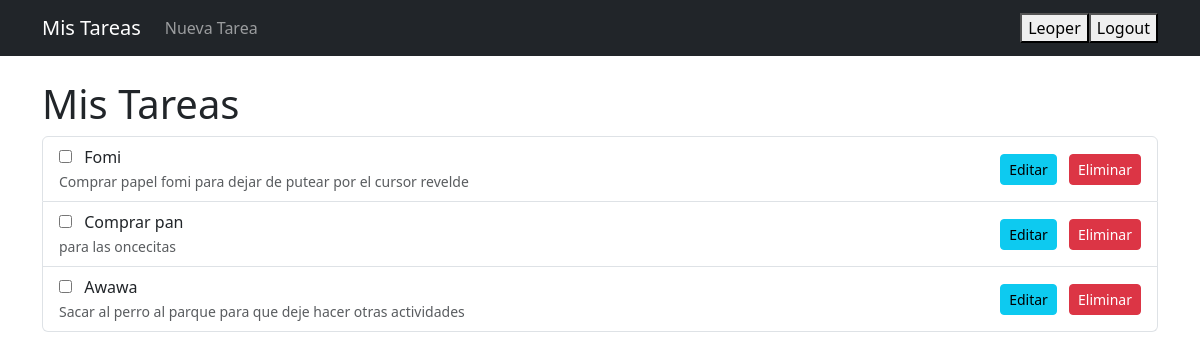
The app's page /todos/ (signed in), older data.
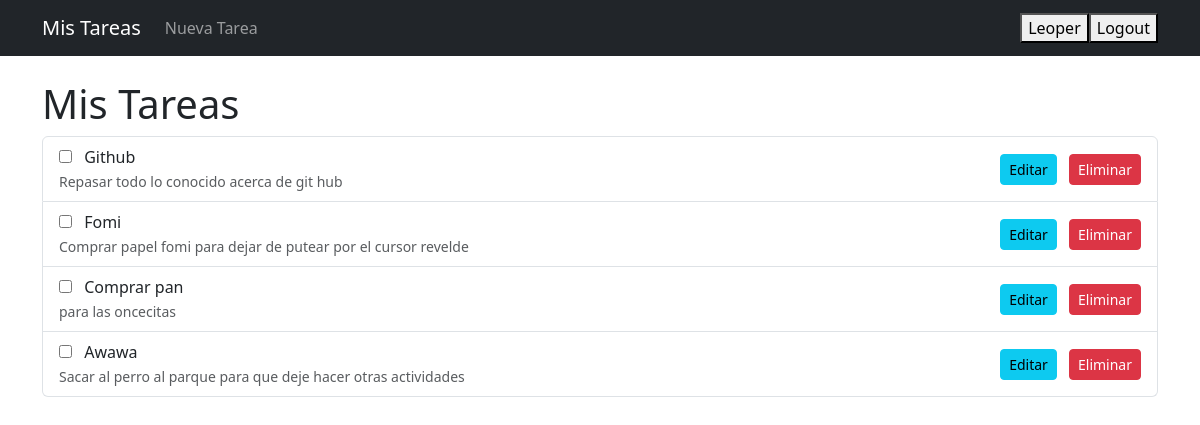
The same page, newer data.
### todos/models.py (models this page shows, shortened)
class TodoItem(models.Model):
    user = models.ForeignKey(User, on_delete=models.CASCADE)
    title = models.CharField(max_length=200)
    description = models.TextField(blank=True, null=True)
    completed = models.BooleanField(default=False)
    created_at = models.DateTimeField(auto_now_add=True)
    updated_at = models.DateTimeField(auto_now=True)

### todos/views.py (the view)
# urls.py: path('', views.todo_list, name='todo_list'),
@login_required
def todo_list(request):
    todos = TodoItem.objects.filter(user=request.user).order_by('-created_at')
    return render(request, 'todos/todo_list.html', {'todos': todos})

### templates/todos/todo_list.html (shortened to what this page needs)
{% extends "base.html" %}
{% block content %}
    <h1>Mis Tareas</h1>
    {% if todos %}
        <ul class="list-group">
            {% for todo in todos %}
                <li class="list-group-item d-flex justify-content-between align-items-center">
                    <div>
                        <input type="checkbox" {% if todo.completed %}checked{% endif %} onclick="window.location.href='{% url 'toggle_todo' todo.pk %}';">
                        <span class="{% if todo.completed %}text-muted text-decoration-line-through{% endif %} ms-2">{{ todo.title }}</span>
                        {% if todo.description %}
                            <br><small class="text-muted">{{ todo.description }}</small>
                        {% endif %}
                    </div>
                    <div>
                        <a href="{% url 'edit_todo' todo.pk %}" class="btn btn-sm btn-info me-2">Editar</a>
                        <a href="{% url 'delete_todo' todo.pk %}" class="btn btn-sm btn-danger">Eliminar</a>
                    </div>
                </li>
            {% endfor %}
        </ul>
    {% else %}
        <div class="alert alert-info mt-3" role="alert">
            No tienes tareas pendientes. ¡Añade una!
        </div>
    {% endif %}
{% endblock %}

### templates/base.html (shortened to what this page needs)
<!DOCTYPE html>
<html lang="es">
<head>
    <link href="https://cdn.jsdelivr.net/npm/bootstrap@5.3.3/dist/css/bootstrap.min.css" rel="stylesheet">
</head>
<body>
    <nav class="navbar navbar-expand-lg navbar-dark bg-dark">
        <div class="container">
            <a class="navbar-brand" href="{% url 'todo_list' %}">Mis Tareas</a>
            <div class="collapse navbar-collapse" id="navbarNav">
                <ul class="navbar-nav me-auto mb-2 mb-lg-0">
                    {% if user.is_authenticated %}
                        <li class="nav-item">
                            <a class="nav-link" href="{% url 'add_todo' %}">Nueva Tarea</a>
                        </li>
                    {% endif %}
                </ul>
                <ul class="navbar-nav">
                    {% if user.is_authenticated %}
                        <li class="nav-item">
                            <button onclick="window.location.href='{% url 'profile' %}'">{{ user.username }}</button>
                        </li>
                        <li class="nav-item">
                            <form method="post" action="{% url 'logout' %}">
                                <button type="submit">Logout</button>
                            </form>
                        </li>
                    {% endif %}
                </ul>
            </div>
        </div>
    </nav>
    <div class="container mt-4">
        {% block content %}
        {% endblock %}
    </div>
</body>
</html>

Row changes from the older to the newer data that the page shows:
added TodoItem: title "Github", description "Repasar todo lo conocido acerca de git hub"
